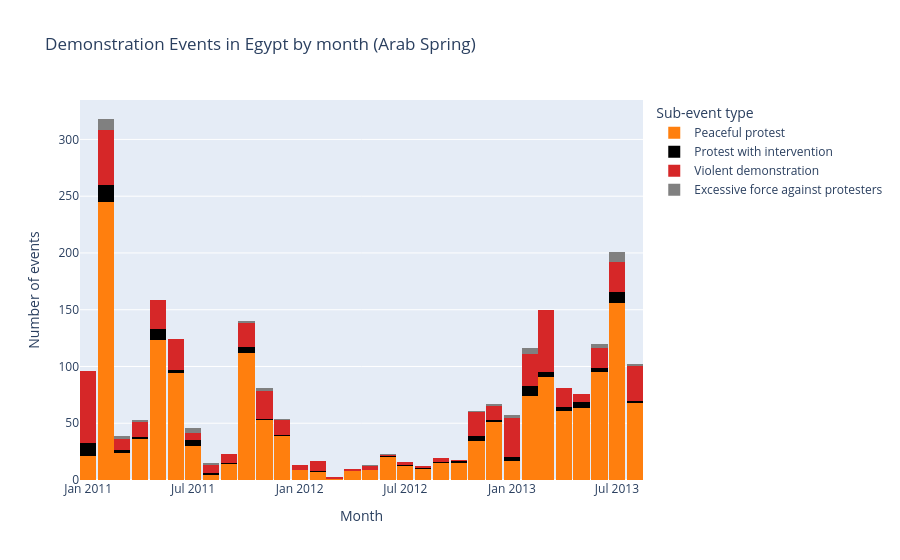

The notebook cell this image was saved under:
### Markdown cell above
I will start my exploration by plotting a chart where I can see the monthly quantity of the 4 different protest subtypes (peaceful protest, protest with intervention, violent demonstration, excessive use against protesters), for both the two datasets. I will make the graphs interactive.

### Code cell
from pathlib import Path
import re
import pandas as pd
import plotly.express as px


def load_clean_acled(csv_name):
    path = Path("..") / "raw_data" / csv_name
    if not path.exists():
        path = Path("raw_data") / csv_name

    df = pd.read_csv(path)

    # Keep domestic-focus cleaning used in your notebook.
    pattern = r"\b(?:israel|israeli|palestine|palestinian)\b"
    row_text = df.fillna("").astype(str).agg(" ".join, axis=1)
    df = df.loc[~row_text.str.contains(pattern, case=False, regex=True)].copy()
    df = df.loc[~df["sub_event_type"].astype(str).str.strip().str.lower().eq("mob violence")].copy()

    df["event_date"] = pd.to_datetime(df["event_date"], errors="coerce")
    return df.dropna(subset=["event_date", "sub_event_type"])


def plot_top4_subtypes_by_month(df, title):
    top4 = df["sub_event_type"].value_counts().head(4).index.tolist()

    monthly = (
        df[df["sub_event_type"].isin(top4)]
        .assign(month=df["event_date"].dt.to_period("M").astype(str))
        .groupby(["month", "sub_event_type"], as_index=False)
        .size()
        .rename(columns={"size": "count"})
    )

    # Custom colors requested by user.
    color_map = {
        "Protest with intervention": "#000000",  # black
        "Excessive force against protesters": "#808080",  # grey
        "Peaceful protest": "#ff7f0e",  # orange
        "Violent demonstration": "#d62728",  # red
    }

    fig = px.bar(
        monthly,
        x="month",
        y="count",
        color="sub_event_type",
        color_discrete_map=color_map,
        barmode="stack",
        title=title,
    )
    fig.update_layout(
        xaxis_title="Month",
        yaxis_title="Number of events",
        legend_title="Sub-event type",
        bargap=0,
        bargroupgap=0,
    )
    fig.update_traces(
        hovertemplate="Month: %{x}<br>Subtype: %{fullData.name}<br>Count: %{y}<extra></extra>",
        marker_line_width=0,
    )
    fig.show()


# Cell 26: ACLED_egypt2011 interactive monthly chart
df_2011_clean = load_clean_acled("ACLED_egypt2011.csv")
plot_top4_subtypes_by_month(df_2011_clean, "Demonstration Events in Egypt by month (Arab Spring)")

### Figure 1 — Plotly figure (JSON) as saved in the notebook; plotly's stock layout.template omitted (floating-point values rounded to 4 significant figures)
{"data": [{"hovertemplate": "Month: %{x}<br>Subtype: %{fullData.name}<br>Count: %{y}<extra></extra>", "legendgroup": "Peaceful protest", "marker": {"color": "#ff7f0e", "line": {"width": 0}, "pattern": {"shape": ""}}, "name": "Peaceful protest", "orientation": "v", "showlegend": true, "textposition": "auto", "type": "bar", "x": ["2011-01", "2011-02", "2011-03", "2011-04", "2011-05", "2011-06", "2011-07", "2011-08", "2011-09", "2011-10", "2011-11", "2011-12", "2012-01", "2012-02", "2012-03", "2012-04", "2012-05", "2012-06", "2012-07", "2012-08", "2012-09", "2012-10", "2012-11", "2012-12", "2013-01", "2013-02", "2013-03", "2013-04", "2013-05", "2013-06", "2013-07", "2013-08"], "xaxis": "x", "y": [21, 245, 24, 36, 123, 94, 30, 4, 14, 112, 53, 39, 9, 7, 1, 8, 9, 20, 12, 10, 15, 15, 34, 51, 17, 74, 91, 61, 63, 95, 156, 68], "yaxis": "y"}, {"hovertemplate": "Month: %{x}<br>Subtype: %{fullData.name}<br>Count: %{y}<extra></extra>", "legendgroup": "Protest with intervention", "marker": {"color": "#000000", "line": {"width": 0}, "pattern": {"shape": ""}}, "name": "Protest with intervention", "orientation": "v", "showlegend": true, "textposition": "auto", "type": "bar", "x": ["2011-01", "2011-02", "2011-03", "2011-04", "2011-05", "2011-06", "2011-07", "2011-08", "2011-09", "2011-10", "2011-11", "2011-12", "2012-02", "2012-06", "2012-07", "2012-08", "2012-09", "2012-10", "2012-11", "2012-12", "2013-01", "2013-02", "2013-03", "2013-04", "2013-05", "2013-06", "2013-07", "2013-08"], "xaxis": "x", "y": [12, 15, 2, 2, 10, 3, 5, 2, 1, 5, 1, 1, 1, 1, 1, 1, 1, 2, 5, 2, 3, 9, 4, 3, 6, 4, 10, 2], "yaxis": "y"}, {"hovertemplate": "Month: %{x}<br>Subtype: %{fullData.name}<br>Count: %{y}<extra></extra>", "legendgroup": "Violent demonstration", "marker": {"color": "#d62728", "line": {"width": 0}, "pattern": {"shape": ""}}, "name": "Violent demonstration", "orientation": "v", "showlegend": true, "textposition": "auto", "type": "bar", "x": ["2011-01", "2011-02", "2011-03", "2011-04", "2011-05", "2011-06", "2011-07", "2011-08", "2011-09", "2011-10", "2011-11", "2011-12", "2012-01", "2012-02", "2012-03", "2012-04", "2012-05", "2012-06", "2012-07", "2012-08", "2012-09", "2012-10", "2012-11", "2012-12", "2013-01", "2013-02", "2013-03", "2013-04", "2013-05", "2013-06", "2013-07", "2013-08"], "xaxis": "x", "y": [63, 48, 10, 13, 26, 27, 6, 7, 8, 21, 24, 13, 4, 9, 2, 2, 3, 1, 3, 1, 3, 1, 21, 12, 35, 28, 55, 17, 7, 17, 26, 30], "yaxis": "y"}, {"hovertemplate": "Month: %{x}<br>Subtype: %{fullData.name}<br>Count: %{y}<extra></extra>", "legendgroup": "Excessive force against protesters", "marker": {"color": "#808080", "line": {"width": 0}, "pattern": {"shape": ""}}, "name": "Excessive force against protesters", "orientation": "v", "showlegend": true, "textposition": "auto", "type": "bar", "x": ["2011-02", "2011-03", "2011-04", "2011-07", "2011-08", "2011-10", "2011-11", "2011-12", "2012-05", "2012-06", "2012-11", "2012-12", "2013-01", "2013-02", "2013-06", "2013-07", "2013-08"], "xaxis": "x", "y": [10, 3, 2, 5, 2, 2, 3, 1, 1, 1, 1, 2, 2, 5, 4, 9, 2], "yaxis": "y"}], "layout": {"bargap": 0, "bargroupgap": 0, "barmode": "stack", "legend": {"title": {"text": "Sub-event type"}, "tracegroupgap": 0}, "title": {"text": "Demonstration Events in Egypt by month (Arab Spring)"}, "xaxis": {"anchor": "y", "domain": [0, 1], "title": {"text": "Month"}}, "yaxis": {"anchor": "x", "domain": [0, 1], "title": {"text": "Number of events"}}}}
